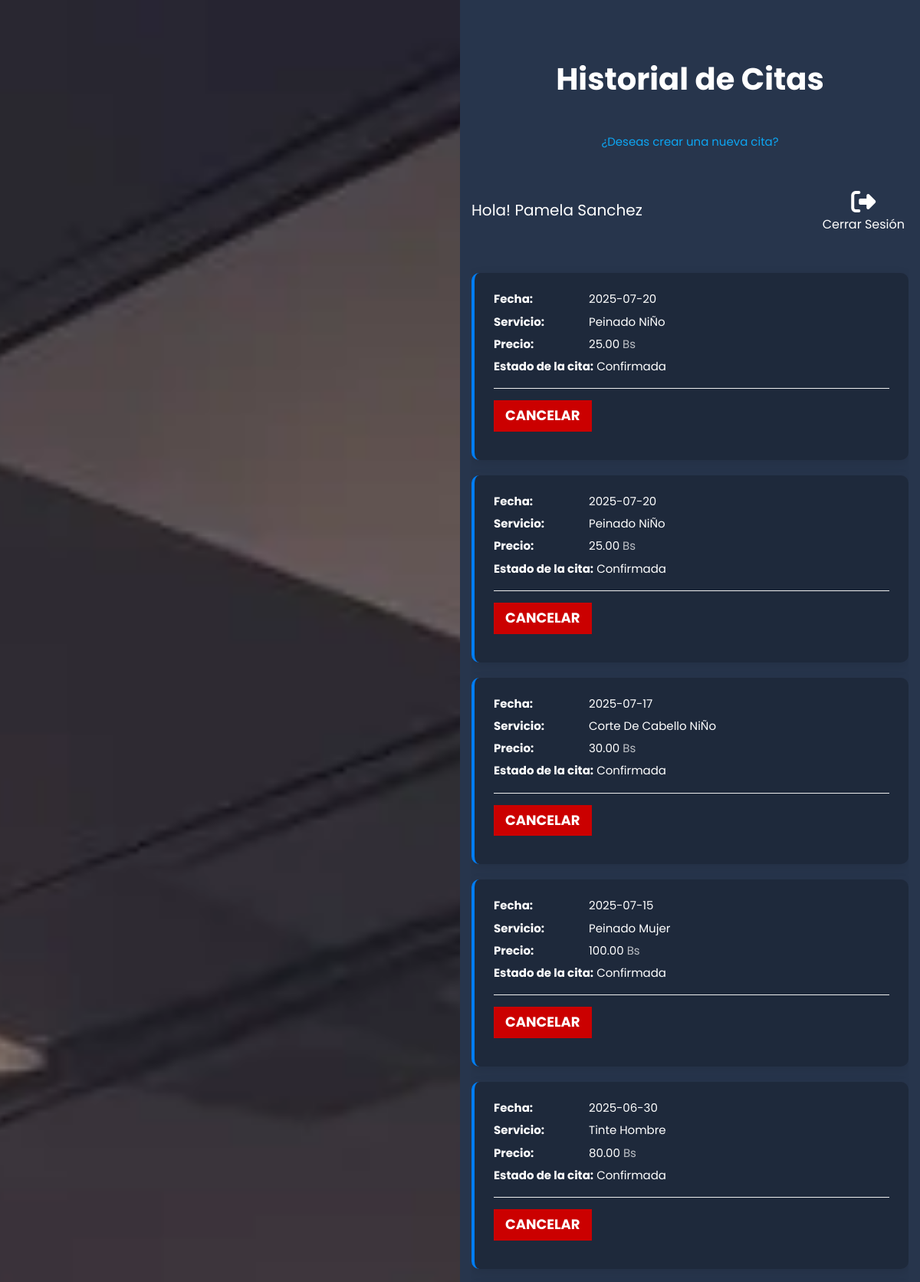
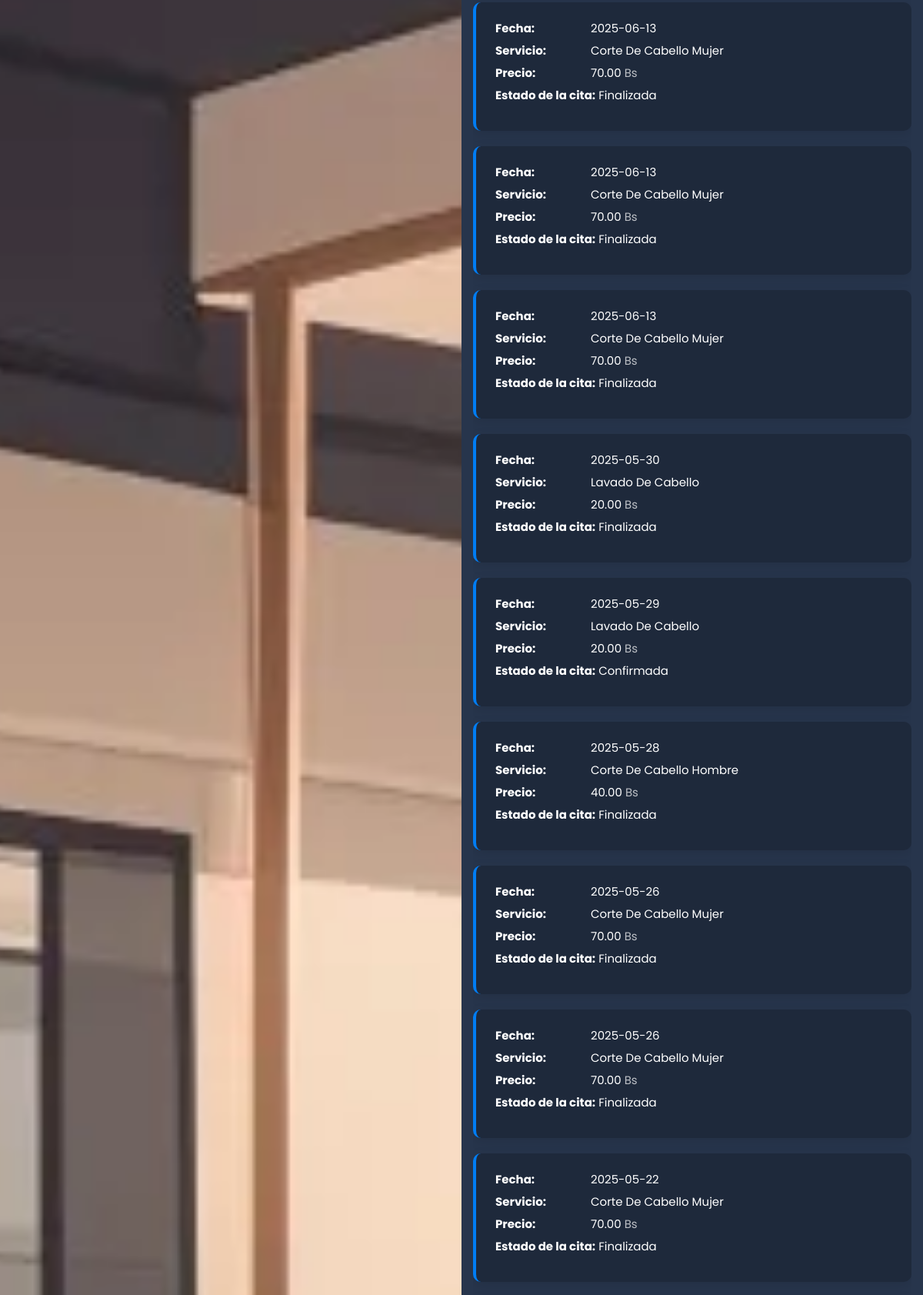
Screenshot of /historial (signed in, upper part) with the database file from the repository (2 pictures, top to bottom).
### tables this page shows
CREATE TABLE `citas` (
  `id` int NOT NULL AUTO_INCREMENT,
  `fecha` date DEFAULT NULL,
  `estado` varchar(30) DEFAULT NULL,
  `horarioID` int DEFAULT NULL,
  `usuarioID` int DEFAULT NULL,
  `servicioID` int DEFAULT NULL,
  `formaPagoID` int DEFAULT NULL,
  PRIMARY KEY (`id`),
  KEY `citas_usuarios_FK` (`usuarioID`),
  KEY `citas_horarios_FK` (`horarioID`),
  KEY `citas_servicios_FK` (`servicioID`),
  KEY `citas_formapagos_FK` (`formaPagoID`),
  CONSTRAINT `citas_formapagos_FK` FOREIGN KEY (`formaPagoID`) REFERENCES `formaspagos` (`id`) ON DELETE SET DEFAULT ON UPDATE SET DEFAULT,
  CONSTRAINT `citas_horarios_FK` FOREIGN KEY (`horarioID`) REFERENCES `horarios` (`id`) ON DELETE SET DEFAULT ON UPDATE SET DEFAULT,
  CONSTRAINT `citas_servicios_FK` FOREIGN KEY (`servicioID`) REFERENCES `servicios` (`id`) ON DELETE SET DEFAULT ON UPDATE SET DEFAULT,
  CONSTRAINT `citas_usuarios_FK` FOREIGN KEY (`usuarioID`) REFERENCES `usuarios` (`id`) ON DELETE SET DEFAULT ON UPDATE SET DEFAULT
);

CREATE TABLE `servicios` (
  `id` int NOT NULL AUTO_INCREMENT,
  `nombre` varchar(60) DEFAULT NULL,
  `precio` decimal(5,2) DEFAULT NULL,
  `estado` tinyint DEFAULT NULL,
  PRIMARY KEY (`id`)
);

### controllers/CitaController.php (called while the page is built, shortened)
<?php
class CitaController {
    public static function showHistorial(Router $router) {
        $id = $_SESSION['id'] ?? null;
        $id = filter_var($id, FILTER_VALIDATE_INT);
        $citas = Reporte::obtenerHistorialPorCliente($id);
        $nombre = $_SESSION['nombre'];
        $router->render('cita/historial', [
            'citas' => $citas,
            'nombre' => $nombre
        ]);
    }
}

### public/index.php (called while the page is built, shortened)
<?php
$router = new Router();
$router->get('/', [LoginController::class, 'login']);
$router->post('/', [LoginController::class, 'login']);
$router->get('/logout', [LoginController::class, 'logout']);
$router->get('/forgot-password', [LoginController::class, 'forgotPassword']);
$router->post('/forgot-password', [LoginController::class, 'forgotPassword']);
$router->get('/reset-password', [LoginController::class, 'resetPassword']);
$router->post('/reset-password', [LoginController::class, 'resetPassword']);
$router->get('/create-account', [LoginController::class, 'createAccount']);
$router->post('/create-account', [LoginController::class, 'createAccount']);
$router->get('/confirm-account', [LoginController::class, 'confirmAccount']);
$router->get('/message', [LoginController::class, 'message']);
$router->get('/cita', [CitaController::class, 'index']);
$router->get('/historial', [CitaController::class, 'showHistorial']);
$router->post('/cita/cancelar', [CitaController::class, 'update']);
$router->get('/api/servicios', [APIController::class, 'index']);
$router->get('/api/horarios', [APIController::class, 'showHorarios']);
$router->post('/api/horarios/estado', [APIController::class, 'cambiarEstadoHorarios']);
$router->post('/api/citas', [APIController::class, 'create']);
$router->get('/api/citas_admin', [APIController::class, 'getCitas']);
$router->get('/api/reportes/ingresos_mensuales', [ReportesAPIController::class, 'ingresosPorMes']);
$router->get('/api/reportes/ingresos_diarios', [ReportesAPIController::class, 'ingresosPorDia']);
$router->get('/api/reportes/servicios_solicitados', [ReportesAPIController::class, 'serviciosSolicitados']);
$router->get('/api/reportes/clientes_frecuentes', [ReportesAPIController::class, 'clientesFrecuentes']);
$router->get('/api/reportes/horarios_demandados', [ReportesAPIController::class, 'horariosDemandados']);
$router->get('/admin/dashboard', [DashboardController::class, 'index']);
$router->get('/admin/citas', [CitasController::class, 'index']);
$router->post('/admin/citas/editar', [CitasController::class, 'update']);
$router->get('/admin/clientes', [ClientesController::class, 'index']);
$router->get('/admin/horarios', [HorariosController::class, 'index']);
$router->get('/admin/formas_pagos', [FormasPagosController::class, 'index']);
$router->get('/admin/formas_pagos/actualizar_qr', [FormasPagosController::class, 'update']);
$router->post('/admin/formas_pagos/actualizar_qr', [FormasPagosController::class, 'update']);
$router->get('/admin/servicios', [ServiciosController::class, 'index']);
$router->get('/admin/servicios/crear', [ServiciosController::class, 'create']);
$router->post('/admin/servicios/crear', [ServiciosController::class, 'create']);
$router->get('/admin/servicios/editar', [ServiciosController::class, 'update']);
$router->post('/admin/servicios/editar', [ServiciosController::class, 'update']);
$router->post('/admin/servicios/eliminar', [ServiciosController::class, 'delete']);
$router->get('/error/404', [Pagina404Controller::class, 'index']);
$router->comprobarRutas();

### models/Reporte.php (called while the page is built, shortened)
<?php
class Reporte extends ActiveRecord {
    public static function obtenerHistorialPorCliente($clienteID) {
        $query = "SELECT
            c.id,
            c.fecha,
            s.nombre AS servicio,
            s.precio,
            c.estado
        FROM
            citas c
        JOIN
            servicios s ON c.servicioID = s.id
        WHERE
            c.usuarioID = '$clienteID'
        ORDER BY
            c.fecha DESC;";
        $resultado = self::customQuery($query);
        return $resultado;
    }
}

### models/ActiveRecord.php (called while the page is built, shortened)
<?php
class ActiveRecord {
    protected static $db;
    public static function setDB($database) {
        self::$db = $database;
    }
    public static function customQuery($query, $modelo = false) {
        $resultado = self::$db->query($query);
        $arrayObjetos = [];
        while ($registro = $resultado->fetch_assoc()) {
            $objeto = $modelo ? new static : new stdClass;
            foreach ($registro as $key => $value) {
                $objeto->$key = $value;
            }
            $arrayObjetos[] = $objeto;
        }
        return $arrayObjetos;
    }
}

### views/cita/historial.php (the view, shortened to what this page needs)
<h1 class="nombre-pagina">Historial de Citas</h1>
<a href="/cita" class="historial">
    <p>¿Deseas crear una nueva cita?</p>
</a>
<div class="barra">
    <p class="barra__saludo">Hola! <?php echo strtolower($nombre) ?? ''; ?></p>
    <a class="logout-icon" href="/logout">
        <i class="fa-solid fa-right-from-bracket fa-2x"></i>
        Cerrar Sesión
    </a>
</div>
<?php foreach ($citas as $cita): ?>
    <div class="card-historial">
        <div class="card-historial__fecha">
            <span>Fecha: </span> <?php echo $cita->fecha; ?>
        </div>
        <div class="card-historial__servicio">
            <span>Servicio: </span> <?php echo strtolower($cita->servicio); ?>
        </div>
        <div class="card-historial__precio">
            <span>Precio: </span> <?php echo $cita->precio; ?>
        </div>
        <div class="card-historial__estado">
            <span>Estado de la cita: </span> <?php echo ucfirst($cita->estado); ?>
        </div>
        <?php if ($cita->fecha > date('Y-m-d', strtotime('-2 day')) && ($cita->estado != 'cancelada')): ?>
            <div class="card-historial__acciones">
                <form class="table__formulario" method="POST" action="/cita/cancelar">
                    <button type="submit" class="boton--cancelar">
                        Cancelar
                    </button>
                </form>
            </div>
        <?php endif; ?>
    </div>
<?php endforeach; ?>

### public/build/css/app.css (style rules this page uses)
html { line-height:1.15;-webkit-text-size-adjust:100% }
body { margin:0 }
h1 { font-size:2em;margin:.67em 0 }
a { background-color:rgba(0,0,0,0) }
button,input,optgroup,select,textarea { font-family:inherit;font-size:100%;line-height:1.15;margin:0 }
button,input { overflow:visible }
button,select { text-transform:none }
button,[type=button],[type=reset],[type=submit] { appearance:button }
html { font-size:62.5%;box-sizing:border-box;height:100% }
body { min-height:100%;display:flex;flex-direction:column;background-color:rgb(38.595505618,52.7471910112,75.904494382);font-family:"Poppins",sans-serif;font-size:1.6rem }
@media (min-width: 768px) { body { height:100% } }
.body-cliente { color:#fff }
*,*:before,*:after { box-sizing:inherit }
a { text-decoration:none }
h1,h2,h3 { font-family:"Poppins",sans-serif;margin:0 0 2.5rem 0;font-weight:900;color:#fff;text-align:center }
h1 { font-size:4rem }
p { color:#fff;font-size:2rem }
.nombre-pagina { text-align:center;margin:5rem 0;font-weight:700 }
.historial { margin:5rem 0 }
.historial p { color:#0da6f3;font-size:1.5rem;text-align:center }
.barra { margin:5rem 0;text-align:center }
.barra__saludo { text-transform:capitalize }
@media (min-width: 768px) { .barra { display:flex;justify-content:space-between;align-items:center;text-align:left } }
.card-historial { background:#1e293b;padding:2.5rem;margin-bottom:2rem;border-radius:1rem;box-shadow:0 4px 15px rgba(0,0,0,.1);border-left:4px solid #007df4;transition:transform .3s ease }
.card-historial>div { margin-bottom:1.2rem;font-size:1.5rem }
.card-historial span { font-weight:700;display:inline-block;min-width:12rem }
.card-historial__servicio { text-transform:capitalize }
.card-historial__precio::after { content:" Bs";opacity:.7 }
.card-historial__acciones { margin-top:2rem;padding-top:1.5rem;border-top:1px solid #eee }
.boton--cancelar { background:#e74c3c;color:#fff;border:none;padding:1rem 2rem;border-radius:.5rem;font-weight:600;cursor:pointer;transition:background .3s ease }
.boton--cancelar { all:unset;background-color:#cb0000;padding:1.5rem 4rem;color:#fff;font-size:1.8rem;font-weight:700;border:none;transition-property:background-color;transition-duration:.3s;text-align:center;width:100%;display:inline-block;text-transform:uppercase;width:auto;padding:1rem 1.5rem }
.fa,.fa-solid,.fa-regular,.fa-light,.fa-thin,.fa-duotone,.fa-brands,.fas,.far,.fal,.fat,.fad,.fab { font-size:1.6rem !important }
.fa-2x { font-size:3.2rem !important }
.logout-icon { margin-right:.5rem;color:#fff;display:flex;flex-direction:column;align-items:center;justify-content:center;gap:.5rem }
.logout-icon i { color:#fff }
.table__formulario { all:unset }

### rows the page displays
citas: fecha "2025-07-20", servicioID.nombre "Peinado NiÑo", servicioID.precio "25.00", estado "Confirmada"
citas: fecha "2025-07-20", servicioID.nombre "Peinado NiÑo", servicioID.precio "25.00", estado "Confirmada"
citas: fecha "2025-07-17", servicioID.nombre "Corte De Cabello NiÑo", servicioID.precio "30.00", estado "Confirmada"
citas: fecha "2025-07-15", servicioID.nombre "Peinado Mujer", servicioID.precio "100.00", estado "Confirmada"
citas: fecha "2025-06-30", servicioID.nombre "Tinte Hombre", servicioID.precio "80.00", estado "Confirmada"
citas: fecha "2025-06-13", servicioID.nombre "Corte De Cabello Mujer", servicioID.precio "70.00", estado "Finalizada"
citas: fecha "2025-06-13", servicioID.nombre "Corte De Cabello Mujer", servicioID.precio "70.00", estado "Finalizada"
citas: fecha "2025-06-13", servicioID.nombre "Corte De Cabello Mujer", servicioID.precio "70.00", estado "Finalizada"
citas: fecha "2025-05-30", servicioID.nombre "Lavado De Cabello", servicioID.precio "20.00", estado "Finalizada"
citas: fecha "2025-05-29", servicioID.nombre "Lavado De Cabello", servicioID.precio "20.00", estado "Confirmada"
citas: fecha "2025-05-28", servicioID.nombre "Corte De Cabello Hombre", servicioID.precio "40.00", estado "Finalizada"
citas: fecha "2025-05-26", servicioID.nombre "Corte De Cabello Mujer", servicioID.precio "70.00", estado "Finalizada"
citas: fecha "2025-05-26", servicioID.nombre "Corte De Cabello Mujer", servicioID.precio "70.00", estado "Finalizada"
citas: fecha "2025-05-22", servicioID.nombre "Corte De Cabello Mujer", servicioID.precio "70.00", estado "Finalizada"

### other values shown
$nombre "Pamela Sanchez"
